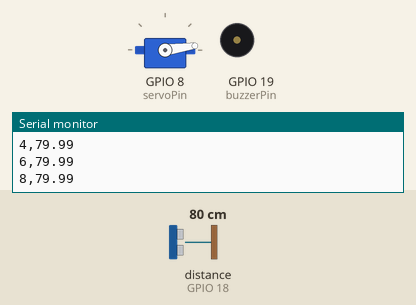
Bench run of a sketch on a simulated ESP32. Shown: servo, buzzer (waves = sounding, pin HIGH), the last lines printed to the serial monitor. Wiring (inferred from the names in the program): ultrasonic range finder: trigger GPIO 5; echo GPIO 18. The test bench sets the inputs (shaded band); at power-on: distance to the obstacle (sensor on GPIO 18) 80 cm. The echo pulse lasts 58.3 µs per cm; pins used as bus, display or sensor lines are not drawn.

Above: at 1.2 s.
1.3 s: distance to the obstacle (sensor on GPIO 18) set to 12 cm
4.3 s: distance to the obstacle (sensor on GPIO 18) set to 9 cm
At 4.51 s:
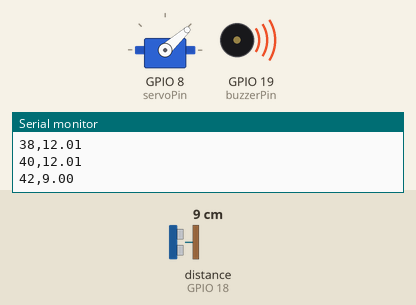
7.3 s: distance to the obstacle (sensor on GPIO 18) set to 18 cm
At 9.42 s:
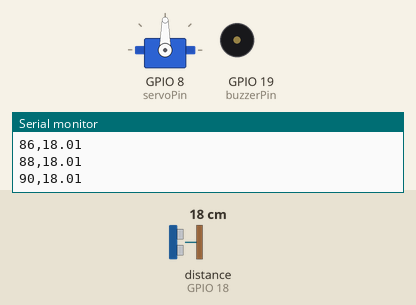
10.3 s: distance to the obstacle (sensor on GPIO 18) set to 2 cm
At 10.52 s:
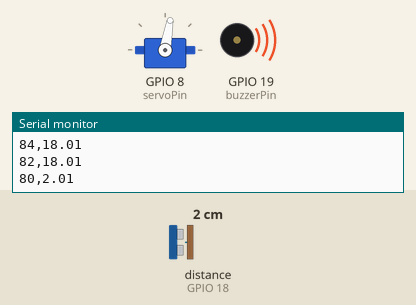
16.3 s: distance to the obstacle (sensor on GPIO 18) set to 35 cm
At 16.54 s:
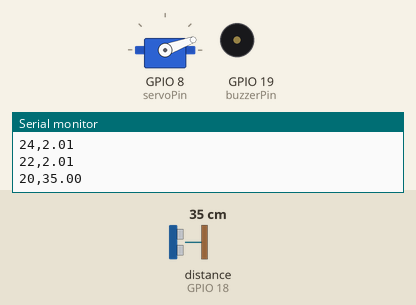
19.3 s: distance to the obstacle (sensor on GPIO 18) set to 4 cm
At 19.55 s:
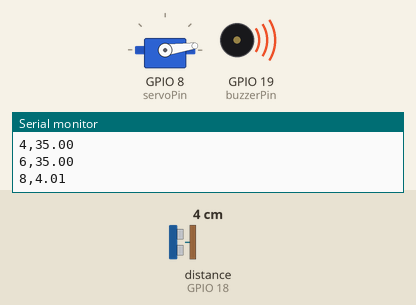
Timing chart, 0 to 23.3 s (numbered marks = the images above; inputs shaded):
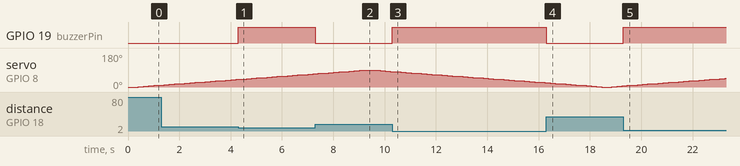

The sketch:

UltrasonicRadar-ESP32.ino
```cpp
#include <ESP32Servo.h>

// Ultrasonic Sensor Pins
const int trigPin = 5;  // Trigger pin for the ultrasonic sensor
const int echoPin = 18; // Echo pin for the ultrasonic sensor

// Buzzer Pin
const int buzzerPin = 19; // Pin for the buzzer

// Ultrasonic Sensor Variables
float duration, distance; // Variables to store duration and distance

// Servo Motor Setup
Servo myservo;
const int servoPin = 8;    // Pin for the servo motor
int angle = 0;             // Initial angle for the servo motor
const int maxAngle = 90;   // Maximum angle for the servo motor (can be 180)
const int minAngle = 0;    // Minimum angle for the servo motor
int angleStep = 2;         // Step size for changing the angle
unsigned long previousMillis = 0; // To store the last time the servo was updated
const long interval = 200; // Interval at which to move the servo (milliseconds)

void setup() {
  Serial.begin(9600); // Start the serial communication at 9600 baud

  // Ultrasonic Sensor
  pinMode(trigPin, OUTPUT); // Set the trig pin as an output
  pinMode(echoPin, INPUT);  // Set the echo pin as an input

  // Buzzer
  pinMode(buzzerPin, OUTPUT); // Set the buzzer pin as an output

  // Servo Motor
  myservo.attach(servoPin); // Attach the servo motor to the specified pin

  // Initialize Servo Position
  myservo.write(angle); // Set the initial position of the servo motor

  // Check serial connection
  Serial.println("Setup completed");
}

void loop() {
  // Ultrasonic Sensor Code
  digitalWrite(trigPin, LOW); // Ensure the trig pin is low
  delayMicroseconds(2);       // Wait for 2 microseconds
  digitalWrite(trigPin, HIGH); // Set the trig pin high
  delayMicroseconds(10);       // Wait for 10 microseconds
  digitalWrite(trigPin, LOW);  // Set the trig pin low

  // Read the echo pin and measure the duration of the pulse
  duration = pulseIn(echoPin, HIGH);
  distance = (duration * 0.0343) / 2; // Calculate the distance based on the duration

  // Buzzer Activation based on Distance
  if (distance < 10) {
    // Turn on the buzzer if the distance is less than 10 cm
    digitalWrite(buzzerPin, HIGH);
  } else {
    // Otherwise, turn off the buzzer
    digitalWrite(buzzerPin, LOW);
  }

  // Servo Motor Code
  // Use millis() to avoid delay() function, which would halt the execution of other parts of the program.
  unsigned long currentMillis = millis();

  if (currentMillis - previousMillis >= interval) {
    previousMillis = currentMillis; // Update the last time the servo was updated

    myservo.write(angle); // Always write the current angle to the servo

    // Serial output formatted for Serial Plotter
    Serial.print(angle);
    Serial.print(",");
    Serial.println(distance);

    angle += angleStep; // Increment or decrement the angle

    // Check and reverse the direction if needed
    if (angle > maxAngle || angle < minAngle) {
      angleStep = -angleStep; // Reverse the direction of the angle step

      // Adjust the angle immediately to prevent it from going out of the valid range
      angle += angleStep;
    }
  }
}
```

Measured:
- the behaviour switches between 11 and 10 cm on distance to the obstacle (sensor on GPIO 18) (found by bisection; images 0 and 1)
- after the input at 4.3 s, GPIO 19 (buzzerPin): LOW → HIGH at once
- after the input at 7.3 s, GPIO 19 (buzzerPin): HIGH → LOW at once
- after the input at 10.3 s, GPIO 19 (buzzerPin): LOW → HIGH at once
- after the input at 16.3 s, GPIO 19 (buzzerPin): HIGH → LOW at once
- after the input at 19.3 s, GPIO 19 (buzzerPin): LOW → HIGH at once
